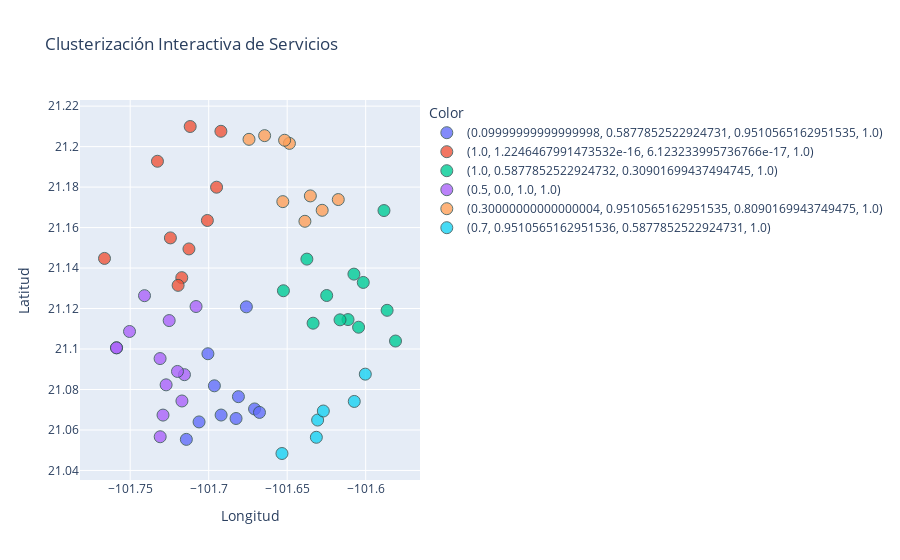

The notebook cell this image was saved under:
### Code cell
semana_chamba.visualizar_cluster_interactivo()

semana_chamba.visualizar_grafo_interactivo()

### Figure 1 — Plotly figure (JSON) as saved in the notebook; plotly's stock layout.template omitted (floating-point values rounded to 4 significant figures)
{"data": [{"customdata": [[1, "mantenimiento de hidro", 15], [4, "instalación sencilla", 120], [8, "entrega de mercancía mayor", 30], [20, "instalación completa", 180], [25, "revisión por garantía", 30], [27, "mantenimiento de hidro", 15], [38, "instalación sencilla", 120], [42, "revisión para instalar", 20], [44, "instalación avanzada", 150], [60, "entrega de mercancía menor", 10]], "hovertemplate": "Color=(0.09999999999999998, 0.5877852522924731, 0.9510565162951535, 1.0)<br>Longitud=%{x}<br>Latitud=%{y}<br>ID=%{customdata[0]}<br>Tipo=%{customdata[1]}<br>Tiempo=%{customdata[2]}<extra></extra>", "legendgroup": "(0.09999999999999998, 0.5877852522924731, 0.9510565162951535, 1.0)", "marker": {"color": "#636efa", "line": {"color": "DarkSlateGrey", "width": 1}, "opacity": 0.8, "size": 12, "symbol": "circle"}, "mode": "markers", "name": "(0.09999999999999998, 0.5877852522924731, 0.9510565162951535, 1.0)", "orientation": "v", "showlegend": true, "type": "scatter", "x": [-101.7, -101.7, -101.7, -101.7, -101.7, -101.7, -101.7, -101.7, -101.7, -101.7], "xaxis": "x", "y": [21.07, 21.07, 21.08, 21.07, 21.06, 21.06, 21.07, 21.12, 21.1, 21.08], "yaxis": "y"}, {"customdata": [[2, "mantenimiento completo", 60], [13, "entrega de mercancía menor", 10], [16, "revisión externa", 30], [18, "mantenimiento de hidro", 15], [19, "instalación avanzada", 150], [24, "revisión para instalar", 20], [29, "revisión por garantía", 30], [35, "revisión por garantía de instalaciones externas", 30], [55, "revisión para instalar", 20], [58, "mantenimiento completo", 60]], "hovertemplate": "Color=(1.0, 1.2246467991473532e-16, 6.123233995736766e-17, 1.0)<br>Longitud=%{x}<br>Latitud=%{y}<br>ID=%{customdata[0]}<br>Tipo=%{customdata[1]}<br>Tiempo=%{customdata[2]}<extra></extra>", "legendgroup": "(1.0, 1.2246467991473532e-16, 6.123233995736766e-17, 1.0)", "marker": {"color": "#EF553B", "line": {"color": "DarkSlateGrey", "width": 1}, "opacity": 0.8, "size": 12, "symbol": "circle"}, "mode": "markers", "name": "(1.0, 1.2246467991473532e-16, 6.123233995736766e-17, 1.0)", "orientation": "v", "showlegend": true, "type": "scatter", "x": [-101.7, -101.8, -101.7, -101.7, -101.7, -101.7, -101.7, -101.7, -101.7, -101.7], "xaxis": "x", "y": [21.19, 21.14, 21.14, 21.15, 21.21, 21.15, 21.16, 21.21, 21.13, 21.18], "yaxis": "y"}, {"customdata": [[3, "instalación completa", 180], [6, "instalación completa", 180], [12, "entrega de mercancía mayor", 30], [17, "instalación sencilla", 120], [22, "entrega de mercancía mayor", 30], [26, "instalación sencilla", 120], [31, "revisión por garantía de instalaciones externas", 30], [34, "instalación completa", 180], [37, "revisión externa", 30], [41, "revisión por garantía de instalaciones externas", 30], [45, "revisión por garantía de instalaciones externas", 30], [46, "mantenimiento sencillo", 15]], "hovertemplate": "Color=(1.0, 0.5877852522924732, 0.30901699437494745, 1.0)<br>Longitud=%{x}<br>Latitud=%{y}<br>ID=%{customdata[0]}<br>Tipo=%{customdata[1]}<br>Tiempo=%{customdata[2]}<extra></extra>", "legendgroup": "(1.0, 0.5877852522924732, 0.30901699437494745, 1.0)", "marker": {"color": "#00cc96", "line": {"color": "DarkSlateGrey", "width": 1}, "opacity": 0.8, "size": 12, "symbol": "circle"}, "mode": "markers", "name": "(1.0, 0.5877852522924732, 0.30901699437494745, 1.0)", "orientation": "v", "showlegend": true, "type": "scatter", "x": [-101.7, -101.6, -101.6, -101.6, -101.6, -101.6, -101.6, -101.6, -101.6, -101.6, -101.6, -101.6], "xaxis": "x", "y": [21.13, 21.11, 21.11, 21.14, 21.11, 21.11, 21.14, 21.13, 21.13, 21.1, 21.17, 21.12], "yaxis": "y"}, {"customdata": [[5, "revisión externa", 30], [15, "revisión por garantía de instalaciones externas", 30], [21, "instalación avanzada", 150], [30, "mantenimiento sencillo", 15], [33, "entrega de mercancía menor", 10], [36, "revisión externa", 30], [39, "entrega de mercancía mayor", 30], [49, "mantenimiento de hidro", 15], [50, "mantenimiento de hidro", 15], [52, "revisión por garantía", 30], [53, "instalación completa", 180], [54, "instalación avanzada", 150], [59, "mantenimiento completo", 60]], "hovertemplate": "Color=(0.5, 0.0, 1.0, 1.0)<br>Longitud=%{x}<br>Latitud=%{y}<br>ID=%{customdata[0]}<br>Tipo=%{customdata[1]}<br>Tiempo=%{customdata[2]}<extra></extra>", "legendgroup": "(0.5, 0.0, 1.0, 1.0)", "marker": {"color": "#ab63fa", "line": {"color": "DarkSlateGrey", "width": 1}, "opacity": 0.8, "size": 12, "symbol": "circle"}, "mode": "markers", "name": "(0.5, 0.0, 1.0, 1.0)", "orientation": "v", "showlegend": true, "type": "scatter", "x": [-101.8, -101.7, -101.7, -101.7, -101.7, -101.7, -101.8, -101.8, -101.7, -101.7, -101.7, -101.7, -101.7], "xaxis": "x", "y": [21.1, 21.06, 21.09, 21.07, 21.08, 21.1, 21.1, 21.11, 21.07, 21.11, 21.12, 21.09, 21.13], "yaxis": "y"}, {"customdata": [[7, "instalación avanzada", 150], [9, "mantenimiento completo", 60], [10, "instalación completa", 180], [14, "entrega de mercancía mayor", 30], [23, "revisión para instalar", 20], [28, "instalación sencilla", 120], [32, "entrega de mercancía mayor", 30], [47, "mantenimiento sencillo", 15], [48, "revisión por garantía", 30]], "hovertemplate": "Color=(0.30000000000000004, 0.9510565162951535, 0.8090169943749475, 1.0)<br>Longitud=%{x}<br>Latitud=%{y}<br>ID=%{customdata[0]}<br>Tipo=%{customdata[1]}<br>Tiempo=%{customdata[2]}<extra></extra>", "legendgroup": "(0.30000000000000004, 0.9510565162951535, 0.8090169943749475, 1.0)", "marker": {"color": "#FFA15A", "line": {"color": "DarkSlateGrey", "width": 1}, "opacity": 0.8, "size": 12, "symbol": "circle"}, "mode": "markers", "name": "(0.30000000000000004, 0.9510565162951535, 0.8090169943749475, 1.0)", "orientation": "v", "showlegend": true, "type": "scatter", "x": [-101.6, -101.6, -101.7, -101.6, -101.6, -101.6, -101.7, -101.7, -101.7], "xaxis": "x", "y": [21.17, 21.16, 21.17, 21.17, 21.18, 21.2, 21.2, 21.21, 21.2], "yaxis": "y"}, {"customdata": [[11, "instalación avanzada", 150], [40, "mantenimiento completo", 60], [43, "mantenimiento de hidro", 15], [51, "entrega de mercancía mayor", 30], [56, "entrega de mercancía mayor", 30], [57, "mantenimiento sencillo", 15]], "hovertemplate": "Color=(0.7, 0.9510565162951536, 0.5877852522924731, 1.0)<br>Longitud=%{x}<br>Latitud=%{y}<br>ID=%{customdata[0]}<br>Tipo=%{customdata[1]}<br>Tiempo=%{customdata[2]}<extra></extra>", "legendgroup": "(0.7, 0.9510565162951536, 0.5877852522924731, 1.0)", "marker": {"color": "#19d3f3", "line": {"color": "DarkSlateGrey", "width": 1}, "opacity": 0.8, "size": 12, "symbol": "circle"}, "mode": "markers", "name": "(0.7, 0.9510565162951536, 0.5877852522924731, 1.0)", "orientation": "v", "showlegend": true, "type": "scatter", "x": [-101.6, -101.6, -101.6, -101.6, -101.6, -101.7], "xaxis": "x", "y": [21.06, 21.07, 21.06, 21.07, 21.09, 21.05], "yaxis": "y"}], "layout": {"legend": {"title": {"text": "Color"}, "tracegroupgap": 0}, "title": {"text": "Clusterización Interactiva de Servicios"}, "xaxis": {"anchor": "y", "domain": [0, 1], "title": {"text": "Longitud"}}, "yaxis": {"anchor": "x", "domain": [0, 1], "title": {"text": "Latitud"}}}}
